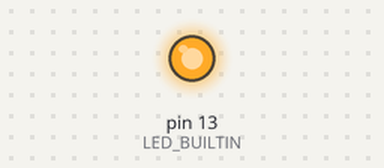
This sketch was run on a simulated Arduino Uno, built with avr-gcc and run on an emulated ATmega328P. On the bench: output pins drawn as LEDs (lit = HIGH).

Above: at 0.2 s.
At 7.0 s:
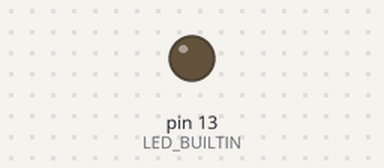
Timing chart, 0 to 15.6 s (numbered marks = the images above):
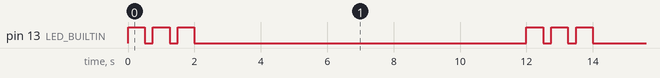

The sketch:

doctor.ino
```cpp
void setup() {
  pinMode(LED_BUILTIN, OUTPUT);
}

void loop() {
  digitalWrite(LED_BUILTIN, HIGH);
  delay(500);
  digitalWrite(LED_BUILTIN, LOW);
  delay(250);
  digitalWrite(LED_BUILTIN, HIGH);
  delay(500);
   digitalWrite(LED_BUILTIN, LOW);
  delay(250);
  digitalWrite(LED_BUILTIN, HIGH);
  delay(500);
  digitalWrite(LED_BUILTIN, LOW);
  delay(10000);
}
```

Measured:
- by itself, pin 13 (LED_BUILTIN): repeats every 12.0 s: 2 × (LOW 0.25 s, HIGH 0.50 s), LOW 10.0 s, HIGH 0.50 s
- by itself, everything shown: repeats every 12.0 s, in 6 steps
